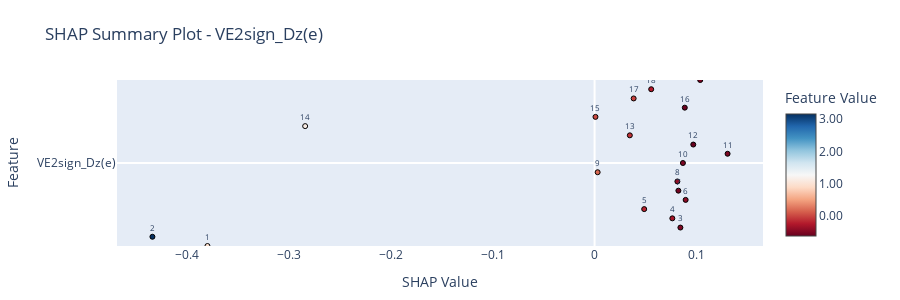
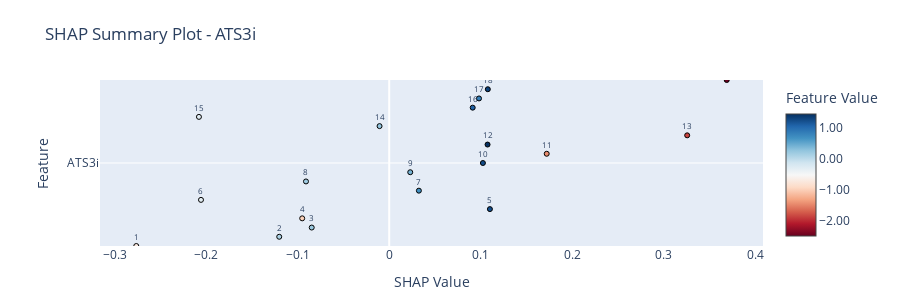

The notebook cell saved with these charts, in order:
### Markdown cell above
SHAP

### Code cell
import shap

Xt['ID'] = list(range(1, len(Xt) + 1))
Xv['ID'] = list(range(len(Xt) + 1, len(Xt) + len(Xv) + 1))

temp_Xt = Xt[model_vars].values
temp_Xv = Xv[model_vars].values

combined_X = np.vstack((temp_Xt, temp_Xv))

explainer = shap.KernelExplainer(svr.predict, temp_Xt)

shap_values = explainer.shap_values(combined_X)

shap_values_df = pd.DataFrame(shap_values, columns=model_vars)
combined_X_df = pd.DataFrame(combined_X, columns=model_vars)

combined_X_df['ID'] = Xt['ID'].tolist() + Xv['ID'].tolist()

summary_df = pd.DataFrame()

for i, var in enumerate(model_vars):
    temp_df = pd.DataFrame()
    temp_df['Feature Value'] = combined_X_df[var]
    temp_df['SHAP Value'] = shap_values_df[var]
    temp_df['Feature'] = var
    temp_df['Feature Position'] = i 
    temp_df['ID'] = combined_X_df['ID']  
    summary_df = pd.concat([summary_df, temp_df], axis=0)

min_feature_value = combined_X_df[model_vars].min().min()
max_feature_value = combined_X_df[model_vars].max().max()

fig1 = go.Figure()
fig2 = go.Figure()

for i, feature in enumerate(model_vars):
    feature_data = summary_df[summary_df['Feature'] == feature]
    y_values = np.linspace(i - 0.5, i + 0.5, len(feature_data)) 

    if feature == 'VE2sign_Dz(e)':
        fig = fig1
    elif feature == 'ATS3i':
        fig = fig2

    fig.add_trace(go.Scatter(
        x=feature_data['SHAP Value'],
        y=y_values,
        mode='markers+text', 
        marker=dict(
            size=5,  
            symbol='circle', 
            color=feature_data['Feature Value'],
            colorscale='RdBu',
            showscale=True,
            colorbar=dict(title='Feature Value', tickformat='.2f'),  
            line=dict(width=1, color='black') 
        ),
        text=feature_data['ID'].astype(str),
        textposition='top center', 
        hoverinfo='text',
        name=feature,
        textfont=dict(size=8)
    ))

fig1.update_layout(
    title='SHAP Summary Plot - VE2sign_Dz(e)',
    xaxis_title='SHAP Value',
    yaxis_title='Feature',
    showlegend=False, 
    height=300,  
    hovermode='closest', 
    margin=dict(l=100, r=100, b=50, t=80),  
    font=dict(size=12),  
    yaxis=dict(range=[-0.5, 0.5], tickvals=[0], ticktext=['VE2sign_Dz(e)']),  
    xaxis=dict(showgrid=False), 
)

fig2.update_layout(
    title='SHAP Summary Plot - ATS3i',
    xaxis_title='SHAP Value',
    yaxis_title='Feature',
    showlegend=False,  
    height=300, 
    hovermode='closest', 
    margin=dict(l=100, r=100, b=50, t=80), 
    font=dict(size=12), 
    yaxis=dict(range=[0.5, 1.5], tickvals=[1], ticktext=['ATS3i']),  
    xaxis=dict(showgrid=False),  
)


fig1.show()
fig2.show()

### Figure 1 — Plotly figure (JSON) as saved in the notebook; plotly's stock layout.template omitted (floating-point values rounded to 4 significant figures)
{"data": [{"hoverinfo": "text", "marker": {"color": [0.9368, 3.164, -0.5209, -0.3204, -0.1875, -0.4432, -0.5724, -0.4232, 0.1681, -0.5215, -0.5317, -0.6335, -0.1147, 1.134, 0.002404, -0.6081, -0.04019, -0.2477, -0.5462], "colorbar": {"tickformat": ".2f", "title": {"text": "Feature Value"}}, "colorscale": [[0, "rgb(103,0,31)"], [0.1, "rgb(178,24,43)"], [0.2, "rgb(214,96,77)"], [0.3, "rgb(244,165,130)"], [0.4, "rgb(253,219,199)"], [0.5, "rgb(247,247,247)"], [0.6, "rgb(209,229,240)"], [0.7, "rgb(146,197,222)"], [0.8, "rgb(67,147,195)"], [0.9, "rgb(33,102,172)"], [1, "rgb(5,48,97)"]], "line": {"color": "black", "width": 1}, "showscale": true, "size": 5, "symbol": "circle"}, "mode": "markers+text", "name": "VE2sign_Dz(e)", "text": ["1", "2", "3", "4", "5", "6", "7", "8", "9", "10", "11", "12", "13", "14", "15", "16", "17", "18", "19"], "textfont": {"size": 8}, "textposition": "top center", "type": "scatter", "x": [-0.38, -0.434, 0.08424, 0.07633, 0.04871, 0.0894, 0.08226, 0.08128, 0.003007, 0.08672, 0.1306, 0.09689, 0.03461, -0.2841, 0.0008804, 0.08855, 0.03836, 0.05557, 0.1037], "y": [-0.5, -0.4444, -0.3889, -0.3333, -0.2778, -0.2222, -0.1667, -0.1111, -0.05556, 0, 0.05556, 0.1111, 0.1667, 0.2222, 0.2778, 0.3333, 0.3889, 0.4444, 0.5]}], "layout": {"font": {"size": 12}, "height": 300, "hovermode": "closest", "margin": {"b": 50, "l": 100, "r": 100, "t": 80}, "showlegend": false, "title": {"text": "SHAP Summary Plot - VE2sign_Dz(e)"}, "xaxis": {"showgrid": false, "title": {"text": "SHAP Value"}}, "yaxis": {"range": [-0.5, 0.5], "ticktext": ["VE2sign_Dz(e)"], "tickvals": [0], "title": {"text": "Feature"}}}}

### Figure 2 — Plotly figure (JSON) as saved in the notebook; plotly's stock layout.template omitted (floating-point values rounded to 4 significant figures)
{"data": [{"hoverinfo": "text", "marker": {"color": [-0.7416, 0.08692, 0.2151, -1.003, 1.209, -0.332, 0.6769, 0.1734, 0.3911, 1.226, -1.459, 1.428, -1.872, 0.2371, -0.3042, 1.076, 0.8282, 1.303, -2.5], "colorbar": {"tickformat": ".2f", "title": {"text": "Feature Value"}}, "colorscale": [[0, "rgb(103,0,31)"], [0.1, "rgb(178,24,43)"], [0.2, "rgb(214,96,77)"], [0.3, "rgb(244,165,130)"], [0.4, "rgb(253,219,199)"], [0.5, "rgb(247,247,247)"], [0.6, "rgb(209,229,240)"], [0.7, "rgb(146,197,222)"], [0.8, "rgb(67,147,195)"], [0.9, "rgb(33,102,172)"], [1, "rgb(5,48,97)"]], "line": {"color": "black", "width": 1}, "showscale": true, "size": 5, "symbol": "circle"}, "mode": "markers+text", "name": "ATS3i", "text": ["1", "2", "3", "4", "5", "6", "7", "8", "9", "10", "11", "12", "13", "14", "15", "16", "17", "18", "19"], "textfont": {"size": 8}, "textposition": "top center", "type": "scatter", "x": [-0.2764, -0.1202, -0.08466, -0.09508, 0.11, -0.2056, 0.03243, -0.09095, 0.02297, 0.1024, 0.1721, 0.1074, 0.3256, -0.01056, -0.2079, 0.09122, 0.09811, 0.1077, 0.3688], "y": [0.5, 0.5556, 0.6111, 0.6667, 0.7222, 0.7778, 0.8333, 0.8889, 0.9444, 1, 1.056, 1.111, 1.167, 1.222, 1.278, 1.333, 1.389, 1.444, 1.5]}], "layout": {"font": {"size": 12}, "height": 300, "hovermode": "closest", "margin": {"b": 50, "l": 100, "r": 100, "t": 80}, "showlegend": false, "title": {"text": "SHAP Summary Plot - ATS3i"}, "xaxis": {"showgrid": false, "title": {"text": "SHAP Value"}}, "yaxis": {"range": [0.5, 1.5], "ticktext": ["ATS3i"], "tickvals": [1], "title": {"text": "Feature"}}}}
